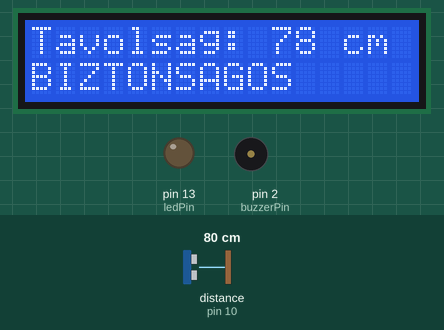
Recording of a sketch running on a simulated Arduino Uno, built with avr-gcc and run on an emulated ATmega328P. On the bench: 16×2 character LCD, output pins drawn as LEDs (lit = HIGH), buzzer (waves = sounding). Wiring (inferred from the names in the program): ultrasonic range finder: trigger pin 9; echo pin 10. Dashed ring = blinking. The inputs (shaded band) are chosen by the test bench; at power-on: distance to the obstacle (sensor on pin 10) 80 cm. The echo pulse lasts 58.3 µs per cm; pins used as bus, display or sensor lines are not drawn.

Above: at 2.2 s.
2.3 s: distance to the obstacle (sensor on pin 10) set to 56 cm
At 3.1 s:
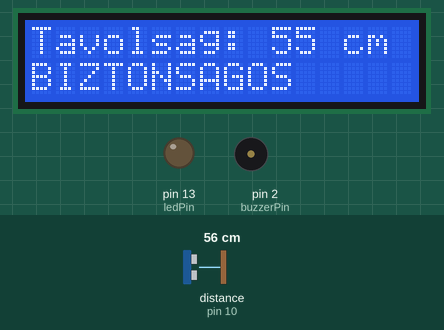
3.8 s: distance to the obstacle (sensor on pin 10) set to 46 cm
At 4.08 s:
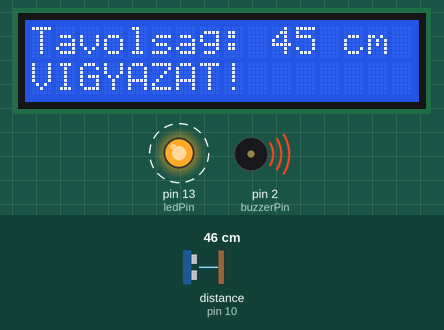
6.8 s: distance to the obstacle (sensor on pin 10) set to 7 cm
At 7.8 s:
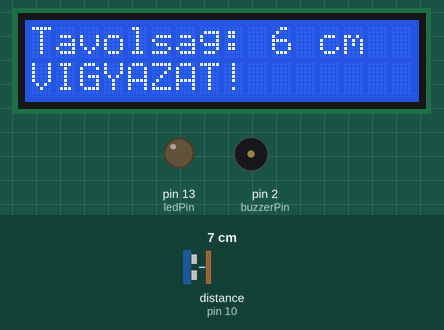
9.1 s: distance to the obstacle (sensor on pin 10) set to 4 cm
At 9.6 s:
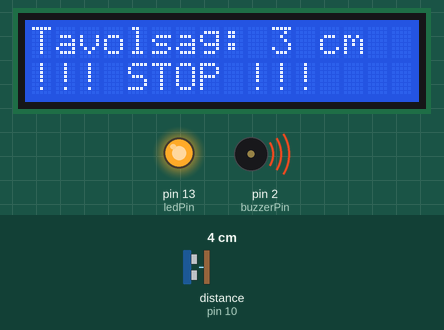
Timing chart, 0 to 11.7 s (numbered marks = the images above; inputs shaded):
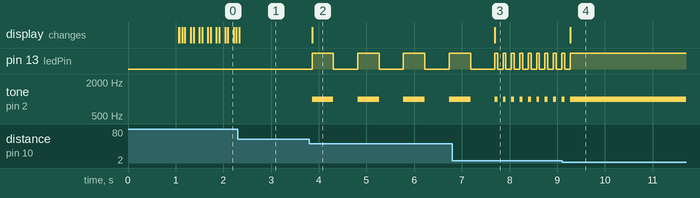

Measured:
- the behaviour switches between 51 and 50 cm on distance to the obstacle (sensor on pin 10) (found by bisection; images 1 and 2)
- the behaviour switches between 6 and 5 cm on distance to the obstacle (sensor on pin 10) (found by bisection; images 3 and 4)
- after the input at 2.3 s, the display: changes at once (image 1)
- after the input at 3.8 s, pin 13 (ledPin): alternates HIGH for 0.45 s and LOW for 0.51 s, starting after 0.06 s; tone on pin 2 (buzzerPin): alternates 1000 Hz for 0.45 s and silent for 0.51 s, starting after 0.06 s; the display: changes after 0.06 s (image 2)
- after the input at 6.8 s, the display: changes after 0.89 s (image 3)
- after the input at 9.1 s, pin 13 (ledPin): goes on until 9.3 s, then stays HIGH; tone on pin 2 (buzzerPin): goes on until 9.3 s, then stays 1000 Hz; the display: changes after 0.17 s (image 4)

The sketch:

int_parking.ino
```cpp
#include <LiquidCrystal.h>

LiquidCrystal lcd(12, 11, 7, 6, 5, 4);

const int trigPin = 9;
const int echoPin = 10;
const int ledPin = 13;
const int buzzerPin = 2;

long duration;
int distance;

void setup() {
  pinMode(trigPin, OUTPUT);
  pinMode(echoPin, INPUT);
  pinMode(ledPin, OUTPUT);
  pinMode(buzzerPin, OUTPUT);

  // LCD beállítása: 16 oszlop, 2 sor
  lcd.begin(16, 2);
  lcd.print("Parkolo asszisztens");
  delay(1000);
  lcd.clear();

  Serial.begin(9600);
}

void loop() {
  // Távolság mérése
  digitalWrite(trigPin, LOW);
  delayMicroseconds(2);
  digitalWrite(trigPin, HIGH);
  delayMicroseconds(10);
  digitalWrite(trigPin, LOW);

  duration = pulseIn(echoPin, HIGH);
  distance = duration * 0.034 / 2;

  // LCD Frissítése
  lcd.setCursor(0, 0); // Első sor eleje
  lcd.print("Tavolsag: ");
  lcd.print(distance);
  lcd.print(" cm   "); // Szóközök a régi számok letörléséhez

  lcd.setCursor(0, 1); // Második sor

  if (distance > 0) {
    // NAGYON KÖZEL: 5 cm alatt
    if (distance < 5) {
      lcd.print("!!! STOP !!!    ");
      digitalWrite(ledPin, HIGH);
      tone(buzzerPin, 1000);
    }
    // KÖZEL: 5-50 cm között
    else if (distance < 50) {
      lcd.print("VIGYAZAT!       ");
      digitalWrite(ledPin, HIGH);
      tone(buzzerPin, 1000);
      delay(distance * 10);

      digitalWrite(ledPin, LOW);
      noTone(buzzerPin);
      delay(distance * 10);
    }
    // BIZTONSÁGOS: 50 cm felett
    else {
      lcd.print("BIZTONSAGOS     ");
      digitalWrite(ledPin, LOW);
      noTone(buzzerPin);
    }
  }

  delay(50);
}
```
